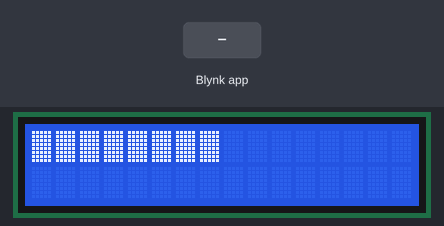
Bench run of a sketch on a simulated ESP8266 (NodeMCU). Shown: 16×2 character LCD. The test bench sets the inputs (shaded band). WiFi joins after 1.5 s; servers stay silent unless stated; EEPROM starts erased.

Above: at 3.0 s.
3.1 s: Blynk app writes 1 to V1
At 4.1 s:
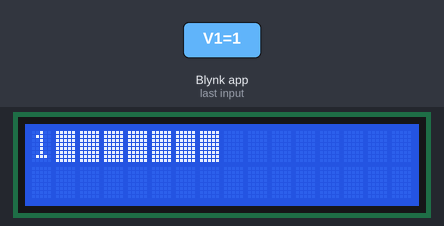
4.6 s: Blynk app writes 200 to V1
At 5.2 s:
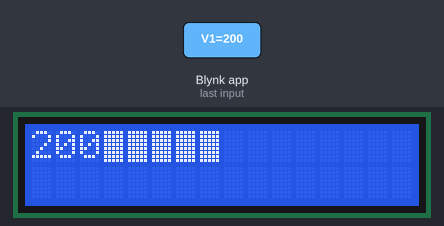
6.1 s: Blynk app writes 0 to V1
At 7.6 s:
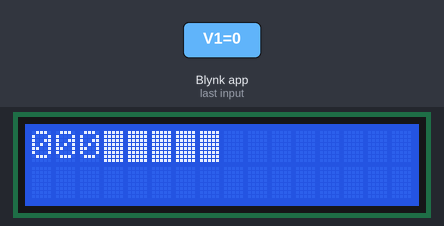
Timing chart, 0 to 9.1 s (numbered marks = the images above; inputs shaded):
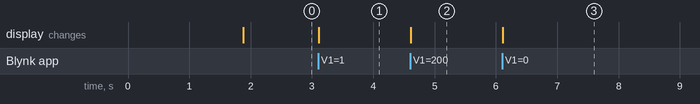

The sketch:

LAB18Checkpoint4.ino
```cpp
#include <Wire.h>
#include <EEPROM.h>
#include <LiquidCrystal_I2C.h>
#include <DS1307RTC.h>

#define EEPROM_SIZE 4096  // ขนาดของ EEPROM 24C32 คือ 32Kbits = 4KB
#define EEPROM_ADDR 0x50  // ที่อยู่ของ EEPROM

// ข้อมูลการเชื่อมต่อ Blynk
#define BLYNK_TEMPLATE_ID "TMPL6zHD0gKY-"
#define BLYNK_TEMPLATE_NAME "Checkpoint4"
#define BLYNK_AUTH_TOKEN "PN4tNquDq288kGxxVQfoLWJVoo7Pv1k_"

#define BLYNK_PRINT Serial  // ใช้พิมพ์ข้อความผ่าน Serial Monitor
char ssid[] = "Yindee";
char pass[] = "phoorin3799";

#include <ESP8266WiFi.h>
#include <BlynkSimpleEsp8266.h>
BlynkTimer timer;

LiquidCrystal_I2C lcd(0x27, 16, 2); //Module IIC/I2C Interface บางรุ่นอาจจะใช้ 0x3f

BLYNK_CONNECTED() {
  // เปลี่ยนภาพปุ่มในแอป Blynk เมื่อเชื่อมต่อสำเร็จ
  Blynk.setProperty(V1, "offImageUrl", "https://staticimage.nyc3.cdn.digitaloceanspaces.com/general/fte/congratulations.png");
  Blynk.setProperty(V1, "onImageUrl", "https://staticimage.nyc3.cdn.digitaloceanspaces.com/general/fte/congratulations_pressed.png");
  Blynk.setProperty(V100, "url", "https://docs.blynk.io/en/getting-started/what-do-i-need-to-blynk/how-quickstartdevice-was-made");
}

void readEEPROMAndDisplay() {
  char message[9];  // ข้อความที่ยาวไม่เกิน 8 ตัวอักษร + ตัวอักษร null
  for (int i = 0; i < 8; i++) {
    message[i] = EEPROM.read(i);  // อ่านข้อมูลทีละไบต์จาก EEPROM
  }
  message[8] = '\0';  // ทำให้ข้อความเป็นสตริง
  lcd.clear();
  lcd.setCursor(0, 0);
  lcd.print(message);  // แสดงข้อความบนจอ LCD
}

BLYNK_WRITE(V1) {
  String newMessage = param.asStr();  // รับข้อความจากแอป Blynk
  if (newMessage.length() > 8) {
    newMessage = newMessage.substring(0, 8);  // ตัดข้อความให้เหลือ 8 ตัวอักษร
  }
  for (int i = 0; i < newMessage.length(); i++) {
    EEPROM.write(i, newMessage[i]);  // เขียนข้อความทีละไบต์ลงใน EEPROM
  }
  EEPROM.commit();  // เขียนข้อมูลลงในหน่วยความจำถาวร
  readEEPROMAndDisplay();  // อ่านและแสดงข้อความใหม่
}

void setup() {
  Serial.begin(115200);
  Wire.begin();
  EEPROM.begin(EEPROM_SIZE);  // เริ่มต้นใช้งาน EEPROM
  lcd.init();
  lcd.backlight();  // เปิด backlight
  Blynk.begin(BLYNK_AUTH_TOKEN, ssid, pass);  // เริ่มการเชื่อมต่อกับ Blynk
  readEEPROMAndDisplay();  // อ่านและแสดงข้อความจาก EEPROM เมื่อเริ่มต้น
}

void loop() {
  Blynk.run();  // จัดการการเชื่อมต่อกับ Blynk
  timer.run();  // เรียกใช้ฟังก์ชันตามช่วงเวลาที่ตั้งไว้
}
```

Measured:
- after the input at 3.1 s, the display: changes at once (image 1)
- after the input at 4.6 s, the display: changes at once (image 2)
- after the input at 6.1 s, the display: changes at once (image 3)
